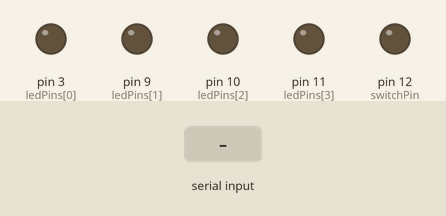
The sketch below on a simulated Arduino Uno, built with avr-gcc and run on an emulated ATmega328P. On the bench: output pins drawn as LEDs (lit = HIGH). The inputs (shaded band) are chosen by the test bench.

Above: at 1.2 s.
1.3 s: "a90\n" received over Serial
At 1.6 s:
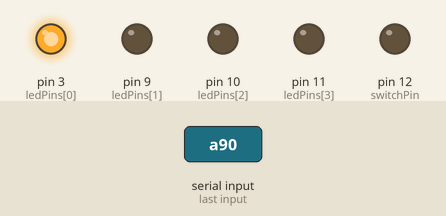
2.8 s: "b90\n" received over Serial
At 4.0 s:
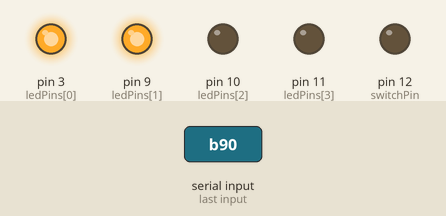
4.3 s: "a,45\n" received over Serial
At 5.1 s:
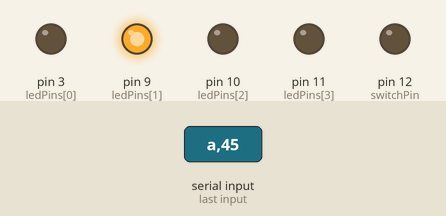
5.8 s: "c90\n" received over Serial
At 6.3 s:
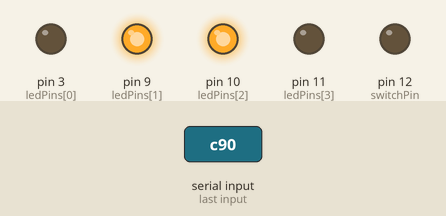
7.3 s: "b,45\n" received over Serial
At 8.5 s:
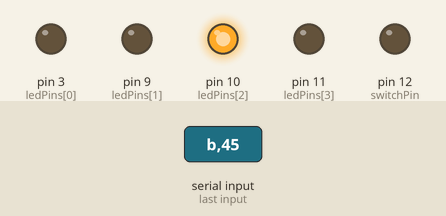
8.8 s: "d90\n" received over Serial
At 9.7 s:
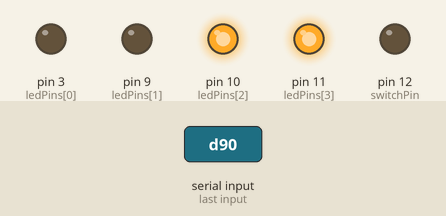
Timing chart, 0 to 11.3 s (numbered marks = the images above; inputs shaded):
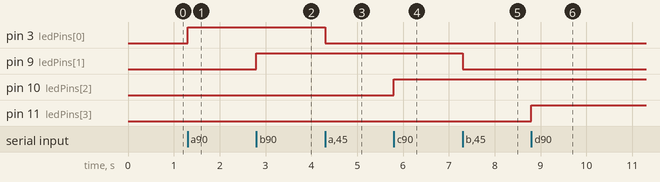

Measured:
- after the input at 1.3 s, pin 3 (ledPins[0]): LOW → HIGH at once
- after the input at 2.8 s, pin 9 (ledPins[1]): LOW → HIGH at once
- after the input at 4.3 s, pin 3 (ledPins[0]): HIGH → LOW at once
- after the input at 5.8 s, pin 10 (ledPins[2]): LOW → HIGH at once
- after the input at 7.3 s, pin 9 (ledPins[1]): HIGH → LOW at once
- after the input at 8.8 s, pin 11 (ledPins[3]): LOW → HIGH at once

The sketch:

main.ino
```cpp
// Code written initially by Sarah Taghizadeh
// Modified by Emerson Grabke, Alex Scott
// This version has been further modified by William Pei
// Use Arduino IDE v1.8 to run properly!
// Note: Set board type to Diecimila, ATMega168
// PWM Pins 3,5,6,9,10,11 for the board
// For uniformity in PWM speed use pins 3,9,10,11 (5,6 have double the frequency)

// 3-A  -LPF
// 9-B  -LDF
// 10-C -RPF
// 11-D -RDF

int switchPin = 12;
int ledPins[] = {3,9,10,11};
int pinCount = 4;

int w = 250; // ms to wait on button press

float max_volt = 5.0;
float max_pwm = 255.0;

//3: 'a' Compex 1 Port A - Left PF - 1st channel output in LabVIEW
//9: 'b' Compex 1 Port B - Left DF - 2nd channel output in LabVIEW
//10: 'c' Compex 2 Port A - Right PF - 3rd channel output in LabVIEW
//11: 'd' Compex 2 Port B - Right DF - 4th channel output in LabVIEW

void setup()
{
  // Following two commands sets PWM clock divisor to 1
  // for pin pairs {9,10} and {3,11}
  // Results in PWM frequency 31372.55 Hz
  TCCR1B = TCCR1B & B11111000 | B00000001;
  TCCR2B = TCCR2B & B11111000 | B00000001;

  Serial.begin(115200);

  for(int i=0; i<pinCount; i++)
  {
    pinMode(ledPins[i],OUTPUT);
    analogWrite(ledPins[i],0);
  }
  pinMode(switchPin,OUTPUT);
  digitalWrite(switchPin,LOW);
}

void loop()
{
  while(Serial.available() > 2) // In format {[char][2digit num from 00-64]}
  {
      // Read things
      String inp = "";
      char port = Serial.read();
      char n_p = tolower(port);
      if ( (n_p != 'a') && (n_p != 'b') && (n_p != 'c') && (n_p != 'd') && (n_p != 'z') && (n_p != 's')) // If it's not a recognized letter command, we're out of sync
        { continue; }
      inp = (char) Serial.read();
      inp += (char) Serial.read(); // Hardcoding that digit has to span 2 characters
      //Serial.print(port); // for debugging with unity only
      //Serial.print(inp.c_str());
      //Serial.print(',');

      float output_p = (inp.toFloat()/64.0)*max_pwm;
      output_p = (output_p>max_pwm)?max_pwm:output_p; // hard max
      output_p = (output_p<0)?0:output_p; // This shouldn't be possible (unless someone puts something like "d-9") but just in case
      //float output = output_p;
      //Serial.print(output,DEC);
      unsigned char outp = output_p;
      switch (n_p)
      {
        case 'a':
          analogWrite(ledPins[0],outp);
          break;
        case 'b':
          analogWrite(ledPins[1],outp);
          break;
        case 'c':
          analogWrite(ledPins[2],outp);
          break;
        case 'd':
          analogWrite(ledPins[3],outp);
          break;
        case 's':
          Serial.print(inp.c_str());
          Serial.print(',');
          break;
        case 'z': //this isn't actually being used currently since manual switch is only used to turn on compex
          if (output_p != 0)
            {digitalWrite(switchPin,HIGH);
            delay(w); // Every time you hit high, wait. Since you're building up input though I don't know if the buffer would be an issue. Still
            digitalWrite(switchPin,LOW);}
          else
            {digitalWrite(switchPin,LOW);} // Continually keep this low (done in LabVIEW)
          break;
        default:
          break;
      }
  }
}
```
